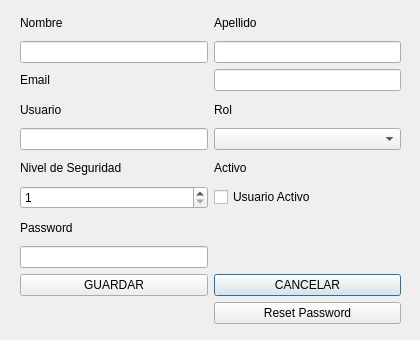
<?xml version="1.0" encoding="UTF-8"?>
<ui version="4.0">
 <class>EditarUsuario</class>
 <widget class="QDialog" name="EditarUsuario">
  <property name="geometry">
   <rect>
    <x>0</x>
    <y>0</y>
    <width>420</width>
    <height>340</height>
   </rect>
  </property>
  <property name="windowTitle">
   <string>Editar Usuario</string>
  </property>
  <widget class="QWidget" name="layoutWidget">
   <property name="geometry">
    <rect>
     <x>20</x>
     <y>10</y>
     <width>381</width>
     <height>314</height>
    </rect>
   </property>
   <layout class="QGridLayout" name="gridLayout">
    <item row="11" column="1">
     <widget class="QLineEdit" name="lineEdit_password">
      <property name="echoMode">
       <enum>QLineEdit::EchoMode::Password</enum>
      </property>
     </widget>
    </item>
    <item row="3" column="1">
     <widget class="QLineEdit" name="lineEdit_nombre"/>
    </item>
    <item row="10" column="1">
     <widget class="QLabel" name="label_7">
      <property name="text">
       <string>Password</string>
      </property>
     </widget>
    </item>
    <item row="8" column="1">
     <widget class="QLabel" name="label_5">
      <property name="text">
       <string>Nivel de Seguridad</string>
      </property>
     </widget>
    </item>
    <item row="7" column="1">
     <widget class="QLineEdit" name="lineEdit_usuario"/>
    </item>
    <item row="13" column="3">
     <widget class="QPushButton" name="pushButton_cancelar">
      <property name="text">
       <string>CANCELAR</string>
      </property>
     </widget>
    </item>
    <item row="9" column="1">
     <widget class="QSpinBox" name="spinBox_nivel">
      <property name="minimum">
       <number>1</number>
      </property>
      <property name="maximum">
       <number>10</number>
      </property>
     </widget>
    </item>
    <item row="2" column="1">
     <widget class="QLabel" name="label">
      <property name="text">
       <string>Nombre</string>
      </property>
     </widget>
    </item>
    <item row="5" column="1">
     <widget class="QLabel" name="label_3">
      <property name="text">
       <string>Usuario</string>
      </property>
     </widget>
    </item>
    <item row="5" column="3">
     <widget class="QLabel" name="label_4">
      <property name="text">
       <string>Rol</string>
      </property>
     </widget>
    </item>
    <item row="14" column="3">
     <widget class="QPushButton" name="pushButton_reset_pass">
      <property name="text">
       <string>Reset Password</string>
      </property>
     </widget>
    </item>
    <item row="13" column="1">
     <widget class="QPushButton" name="pushButton_guardar">
      <property name="text">
       <string>GUARDAR</string>
      </property>
     </widget>
    </item>
    <item row="3" column="3">
     <widget class="QLineEdit" name="lineEdit_apellido"/>
    </item>
    <item row="9" column="3">
     <widget class="QCheckBox" name="checkBox_activo">
      <property name="text">
       <string>Usuario Activo</string>
      </property>
     </widget>
    </item>
    <item row="2" column="3">
     <widget class="QLabel" name="label_2">
      <property name="text">
       <string>Apellido</string>
      </property>
     </widget>
    </item>
    <item row="8" column="3">
     <widget class="QLabel" name="label_6">
      <property name="text">
       <string>Activo</string>
      </property>
     </widget>
    </item>
    <item row="7" column="3">
     <widget class="QComboBox" name="comboBox_rol"/>
    </item>
    <item row="4" column="1">
     <widget class="QLabel" name="label_email_t">
      <property name="text">
       <string>Email</string>
      </property>
     </widget>
    </item>
    <item row="4" column="3">
     <widget class="QLineEdit" name="lineEdit_email"/>
    </item>
   </layout>
  </widget>
 </widget>
 <resources/>
 <connections/>
</ui>
